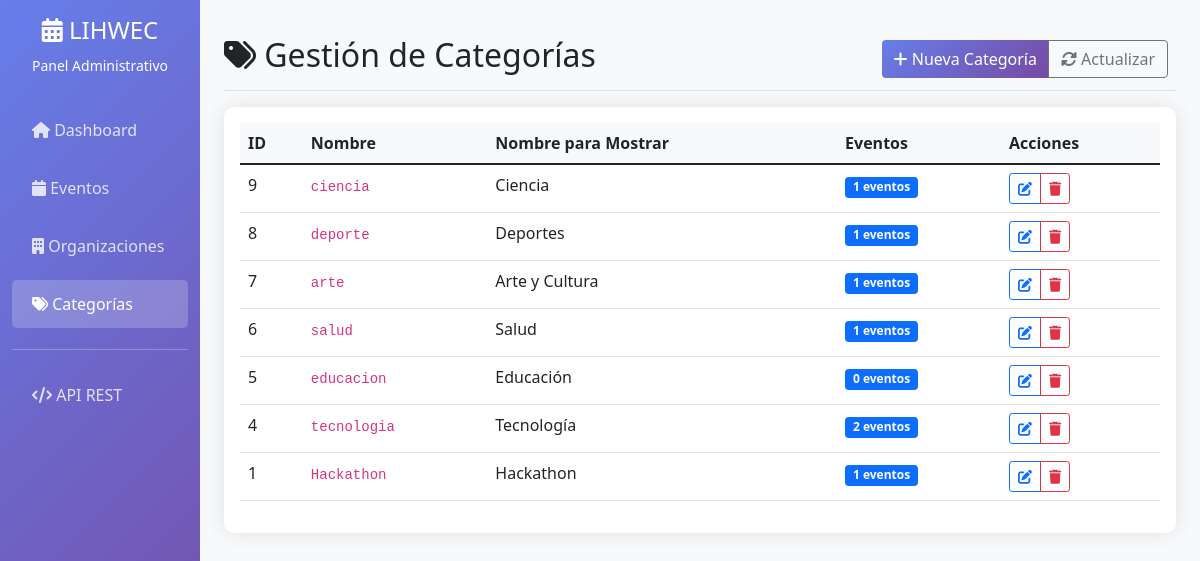
The page /api/admin-panel/categories/ on the database as committed earlier.
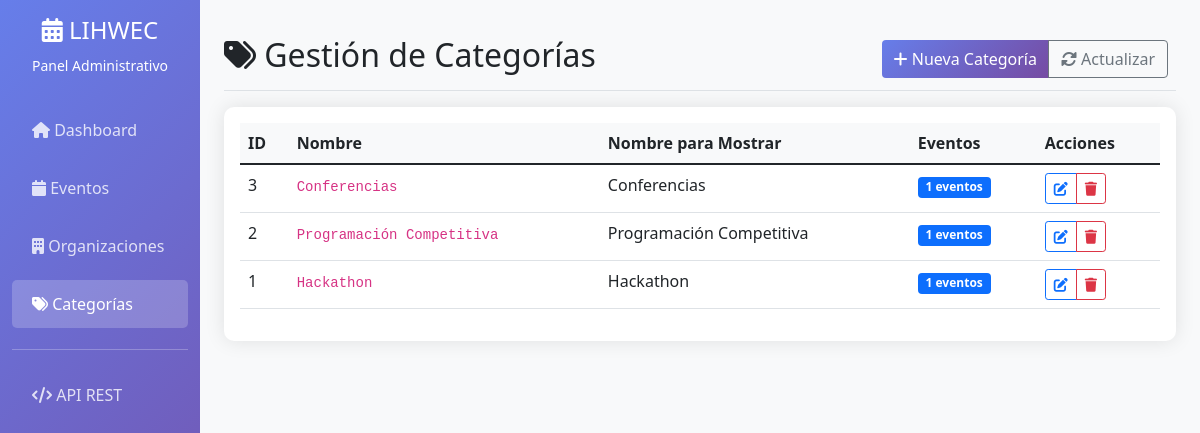
The same page on the database as committed later.
### events/models.py (models this page shows, shortened)
class Category(models.Model):
    name = models.CharField(max_length=50, unique=True)
    display_name = models.CharField(max_length=100)

### events/admin_views.py (the view)
# urls.py: path('admin-panel/categories/', CategoryManagementView.as_view(), name='category_management'),
class CategoryManagementView(View):
    def get(self, request):
        categories = Category.objects.all().order_by('-id')
        context = {'categories': categories}
        return render(request, 'events/category_management.html', context)

### events/templates/events/category_management.html (shortened to what this page needs)
{% extends 'events/base.html' %}
{% block content %}
<div class="d-flex justify-content-between flex-wrap flex-md-nowrap align-items-center pt-3 pb-2 mb-3 border-bottom">
    <h1 class="h2"><i class="fas fa-tags"></i> Gestión de Categorías</h1>
    <div class="btn-toolbar mb-2 mb-md-0">
        <div class="btn-group me-2">
            <button type="button" class="btn btn-primary" data-bs-toggle="modal" data-bs-target="#categoryModal"
                onclick="openCategoryModal()">
                <i class="fas fa-plus"></i> Nueva Categoría
            </button>
            <button type="button" class="btn btn-outline-secondary" onclick="location.reload()">
                <i class="fas fa-sync-alt"></i> Actualizar
            </button>
        </div>
    </div>
</div>
<div class="card">
    <div class="card-body">
        <div class="table-responsive">
            <table class="table table-hover">
                <thead>
                    <tr>
                        <th>ID</th>
                        <th>Nombre</th>
                        <th>Nombre para Mostrar</th>
                        <th>Eventos</th>
                        <th>Acciones</th>
                    </tr>
                </thead>
                <tbody>
                    {% for cat in categories %}
                    <tr id="cat-{{ cat.id }}">
                        <td>{{ cat.id }}</td>
                        <td><code>{{ cat.name }}</code></td>
                        <td>{{ cat.display_name }}</td>
                        <td>
                            <span class="badge bg-primary">{{ cat.event_set.count }} eventos</span>
                        </td>
                        <td>
                            <div class="btn-group btn-group-sm">
                                <button class="btn btn-outline-primary" onclick="editCategory({{ cat.id }})"
                                    title="Editar">
                                    <i class="fas fa-edit"></i>
                                </button>
                                <button class="btn btn-outline-danger"
                                    onclick="deleteCategory({{ cat.id }}, '{{ cat.name }}')" title="Eliminar">
                                    <i class="fas fa-trash"></i>
                                </button>
                            </div>
                        </td>
                    </tr>
                    {% endfor %}
                </tbody>
            </table>
        </div>
    </div>
</div>
{% endblock %}

Rows that differ between the two databases and show on the page:
removed Category: id "9", name "ciencia", display_name "Ciencia", event_set.count "1"
removed Category: id "8", name "deporte", display_name "Deportes", event_set.count "1"
removed Category: id "7", name "arte", display_name "Arte y Cultura", event_set.count "1"
removed Category: id "6", name "salud", display_name "Salud", event_set.count "1"
removed Category: id "5", name "educacion", display_name "Educación", event_set.count "0"
removed Category: id "4", name "tecnologia", display_name "Tecnología", event_set.count "2"
added Category: id "3", name "Conferencias", display_name "Conferencias", event_set.count "1"
added Category: id "2", name "Programación Competitiva", display_name "Programación Competitiva", event_set.count "1"
